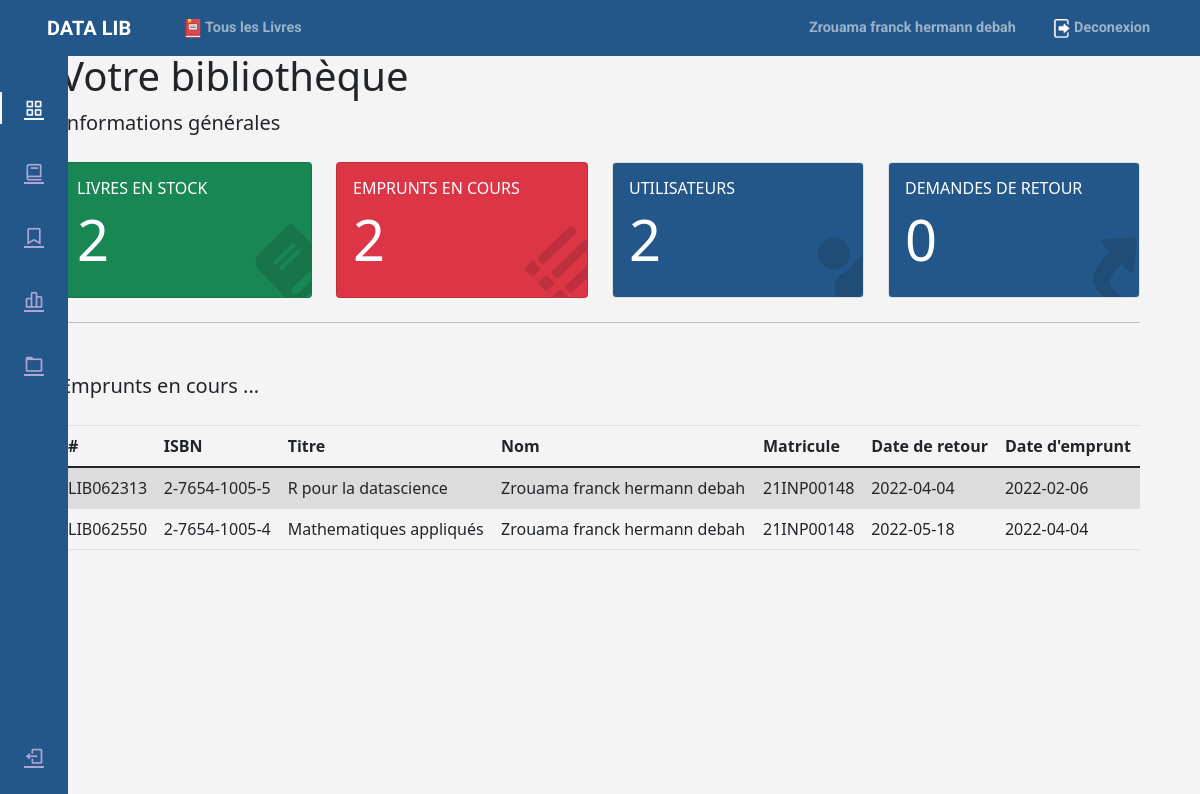
The app's page /dashboard/general (signed in) with its own data.
### app/mod_auth/models.py (models this page shows, shortened)
class Base(db.Model):
    __abstract__ = True
    date_created = db.Column(db.DateTime,  default=db.func.current_timestamp())
    date_modified = db.Column(db.DateTime,  default=db.func.current_timestamp(),onupdate=db.func.current_timestamp())

class User(Base):
    __tablename__ = 'user'
    nom = db.Column(db.String(128),  nullable=False)
    matricule = db.Column(db.String(128),  nullable=False, unique=True,primary_key=True)
    email = db.Column(db.String(128),  nullable=False, unique=True)
    password = db.Column(db.String(192),  nullable=False)
    role = db.Column(db.SmallInteger, nullable=False, default=0)
    status = db.Column(db.SmallInteger, nullable=False, default=1)

### app/mod_emprunt/models.py (models this page shows, shortened)
class Base(db.Model):
    __abstract__ = True
    date_created = db.Column(db.String(128),  default=db.func.current_timestamp())
    date_modified = db.Column(db.String(128),  default=db.func.current_timestamp(),onupdate=db.func.current_timestamp())

@dataclass
class Emprunt(Base):
    __tablename__ = 'emprunt'
    code = db.Column(db.String(128),  nullable=False, unique=True,primary_key=True)
    user = db.Column(db.String(128),  nullable=False,primary_key=True)
    book = db.Column(db.String(128),  nullable=False,primary_key=True)
    date_emprunt = db.Column(db.String(128),  nullable=False)
    date_retour = db.Column(db.String(128),  nullable=False)
    statut = db.Column(db.SmallInteger, nullable=False,default=1)

### app/mod_book/models.py (models this page shows, shortened)
class Base(db.Model):
    __abstract__ = True
    date_created = db.Column(
        db.String(128),  default=db.func.current_timestamp())
    date_modified = db.Column(db.String(
        128),  default=db.func.current_timestamp(), onupdate=db.func.current_timestamp())

@dataclass
class Book(Base):
    __tablename__ = 'book'
    title = db.Column(db.String(128),  nullable=False)
    isbn = db.Column(db.String(128),  nullable=False,
                     unique=True, primary_key=True)
    author = db.Column(db.String(128),  nullable=False)
    edition = db.Column(db.String(192),  nullable=False)
    nbExemplar = db.Column(db.Integer,  nullable=False, default=1)
    category = db.Column(db.String(128),  nullable=False)
    year = db.Column(db.Integer,  nullable=False)

### app/main/routes.py (the view)
@main.route('/dashboard/general')
def dash_general():
    info = []
    if not('user' in session):
        return redirect(url_for('auth.signin'))
    else:
        info = general_info()
        info["nb_emprunt"] = Emprunt.query.count()
        emprunts = Emprunt.query.all()
        emp = {}
        for emprunt in emprunts:
            emp[emprunt.code] = {'date_retour':emprunt.date_retour,'date_emprunt': emprunt.date_emprunt,'user':getUserById(emprunt.user),'isbn':emprunt.book,'book':getBookInfo(emprunt.book)}
        return render_template("auth/profile/dashboard/general.html", user=session["user"], infos=info,emprunts=emp)

### app/mod_auth/controllers.py (called while the page is built)
def getUserById(matricule):
    return User.query.filter_by(matricule=matricule).first()

### app/mod_book/controllers.py (called while the page is built)
def general_info():
    nb_book = Book.query.count()
    nb_user = User.query.count()
    return {'nb_book':nb_book,'nb_user':nb_user}

def getBookInfo(isbn):
    return Book.query.filter_by(isbn=isbn.strip()).first()

### app/templates/auth/profile/dashboard/general.html (shortened to what this page needs)
{% extends "auth/profile/dash.html" %}
{% block dash_component %}
<div class="container">
    <h2 class="display-6 d-none d-sm-block">
        Votre bibliothèque
    </h2>
    <p class="lead d-none d-sm-block">Informations générales</p>
    <div class="row mb-3">
        <div class="col-xl-3 col-sm-6 py-2">
            <div class="card bg-success text-white h-100">
                <a style="text-decoration:none;color:white" href="/dashboard/livres">
                    <div class="card-body bg-success">
                        <div class="rotate">
                            <i class="fa fa-book fa-4x"></i>
                        </div>
                        <h6 class="text-uppercase">Livres en stock</h6>
                        <h1 class="display-4">{{infos['nb_book']}}</h1>
                    </div>
                </a>
            </div>
        </div>
        <div class="col-xl-3 col-sm-6 py-2">
            <div class="card text-white bg-danger h-100">
                <a style="text-decoration: none;color:white" href="/dashboard/emprunts">
                    <div class="card-body bg-danger">
                        <div class="rotate">
                            <i class="fa fa-list fa-4x"></i>
                        </div>
                        <h6 class="text-uppercase">Emprunts en cours</h6>
                        <h1 class="display-4">{{infos['nb_emprunt']}}</h1>
                    </div>
                </a>
            </div>
        </div>
        <div class="col-xl-3 col-sm-6 py-2">
            <div class="card text-white h-100">
                <div class="card-body bg-steel">
                    <div class="rotate">
                        <i class="fa fa-user fa-4x"></i>
                    </div>
                    <h6 class="text-uppercase">Utilisateurs</h6>
                    <h1 class="display-4">{{infos['nb_user']}}</h1>
                </div>
            </div>
        </div>
        <div class="col-xl-3 col-sm-6 py-2">
            <div class="card text-white h-100">
                <div class="card-body bg-steel">
                    <div class="rotate">
                        <i class="fa fa-share fa-4x"></i>
                    </div>
                    <h6 class="text-uppercase">Demandes de retour</h6>
                    <h1 class="display-4">0</h1>
                </div>
            </div>
        </div>
    </div>
    <hr>
    <p class="lead mt-5">
        Emprunts en cours ...
    </p>
    <div class="row my-4">
        <div class="col-lg-12 col-md-8">
            <div class="table-responsive">
                <table class="table table-striped">
                    <thead class="thead-inverse">
                        <tr>
                            <th>#</th>
                            <th>ISBN</th>
                            <th>Titre</th>
                            <th>Nom</th>
                            <th>Matricule</th>
                            <th>Date de retour</th>
                            <th>Date d'emprunt</th>
                        </tr>
                    </thead>
                    <tbody>
                        {% for code,info in emprunts.items() %}
                        <tr>
                            <td>{{code}}</td>
                            <td>{{info['isbn']}}</td>
                            <td>{{info['book'].title}}</td>
                            <td>{{info['user'].nom}}</td>
                            <td>{{info['user'].matricule}}</td>
                            <td>{{info['date_retour']}}</td>
                            <td>{{info['date_emprunt']}}</td>
                        </tr>
                        {% endfor %}
                    </tbody>
                </table>
            </div>
        </div>
    </div>
</div>
{% endblock dash_component %}

### app/templates/auth/profile/dash.html (shortened to what this page needs)
{% extends "base.html" %}
{% block content %}
<div id="body-pd">
    <link rel="stylesheet" href="/css/dash.css">
    <link rel="stylesheet" href="https://cdn.jsdelivr.net/npm/boxicons@latest/css/boxicons.min.css">
    <link rel="stylesheet" href="https://cdn.jsdelivr.net/npm/bootstrap@5.0.0-beta1/dist/css/bootstrap.min.css">
    <div class="l-navbar" id="nav-bar">
        <nav class="nav">
            <div>
                <a href="#" class="nav_logo">
                </a>
                <div class="nav_list">
                    {% set class_general='' %}
                    {% set class_livres='' %}
                    {% set class_emprunts='' %}
                    {% if 'general' in request.path %}
                    {% set class_general = 'active' %}
                    {% elif 'livres' in request.path%}
                    {% set class_livres = 'active' %}
                    {% elif 'emprunts' in request.path %}
                    {% set class_emprunts = 'active' %}
                    {% endif %}
                    <a href="/dashboard" class="nav_link {{class_general}}">
                        <i class='bx bx-grid-alt nav_icon'></i>
                    </a>
                    <a href="/dashboard/livres" class="nav_link {{class_livres}}">
                        <i class='bx bx-book nav_icon'></i>
                    </a>
                    <a href="/dashboard/emprunts" class="nav_link {{class_emprunts}}">
                        <i class='bx bx-bookmark nav_icon'></i>
                    </a>
                    <a href="#" class="nav_link">
                        <i class='bx bx-bar-chart-alt-2 nav_icon'></i>
                    </a>
                    <a href="#" class="nav_link">
                        <i class='bx bx-folder nav_icon'></i>
                    </a>
                </div>
            </div>
            <a href="/auth/logout" class="nav_link">
                <i class='bx bx-log-out nav_icon'></i>
            </a>
        </nav>
    </div>
    <div class="container-fluid">
        {% block dash_component %}{% endblock %}
    </div>
</div>
    {% endblock content %}

### app/templates/base.html (shortened to what this page needs)
<!DOCTYPE html>
<html lang="en">
<head>
    <link rel="stylesheet" href="/css/main.css">
    <link rel="stylesheet" href="https://stackpath.bootstrapcdn.com/bootstrap/4.1.3/css/bootstrap.min.css"
>
    <link rel="stylesheet" href="https://cdnjs.cloudflare.com/ajax/libs/font-awesome/4.7.0/css/font-awesome.min.css">
    <link rel="stylesheet" href="https://use.fontawesome.com/releases/v5.4.2/css/all.css"
>
</head>
<header class="site-header  fixed-top">
    <nav class="navbar navbar-expand-md navbar-dark bg-steel">
        <div class="container">
            <a class="navbar-brand mr-4" href="/"><img style="height:1.4em;" src="/icons/regal.png" alt="">
                DATA LIB</a>
            <div class="collapse navbar-collapse" id="navbarToggle">
                <div class="navbar-nav mr-auto">
                    <a class="nav-item nav-link" href="/">
                        <img src="/icons/book.png" alt="">
                        Tous les Livres
                    </a>
                </div>
                <div class="navbar-nav">
                    {% if user %}
                    <a class="nav-item nav-link" href="/{{user.nom}}"><img src="/icons/profile.png" alt="">
                        {{ user.nom }}
                    </a>
                    <a class="nav-item nav-link" href="/auth/logout"><img src="/icons/logout.png" alt=""> Deconexion</a>
                    {% endif %}
                </div>
            </div>
        </div>
    </nav>
</header>
<body>
    <main role="main" class=" container-fluid pageContent">
        <div class="row">
            <div class="col-md-12">
                {% block content %}{% endblock %}
            </div>
        </div>
    </main>
</body>
</html>

### app/static/css/main.css (style rules this page uses)
body { background: #fafafa; color: #333333; margin-top: 5rem; padding-bottom: 50px; }
.bg-steel { background-color: #235789; }
.navbar-nav { font-size: 0.9em; }
.navbar-brand { font-family: "Work Sans", sans-serif; font-weight: bold; }
.navbar-nav > a > img { height: 1.3em; }
.site-header .navbar-nav .nav-link { color: #cbd5db; font-weight: bold; font-family: "Roboto", sans-serif; margin-left: 20px; }
.pageContent { margin-top: 52px; }

### app/static/css/dash.css (style rules this page uses)
:root { --header-height: 3rem; --nav-width: 68px; --first-color: #235789;; --first-color-light: #AFA5D9; --white-color: #F7F6FB; --normal-font-size: 1rem; --z-fixed: 100 }
body { background-color: #f4f4f4; position: relative; font-family: var(--body-font); font-size: var(--normal-font-size); transition: .5s }
a { text-decoration: none }
.l-navbar { position: fixed; top: 0; left: -30%; width: var(--nav-width); height: 100vh; background-color: var(--first-color); padding: .5rem 1rem 0 0; transition: .5s; z-index: var(--z-fixed) }
.nav { height: 100%; display: flex; flex-direction: column; justify-content: space-between; overflow: hidden }
.nav_logo, .nav_link { display: grid; grid-template-columns: max-content max-content; align-items: center; column-gap: 1rem; padding: .5rem 0 .5rem 1.5rem }
.nav_logo { margin-bottom: 2rem }
.nav_link { position: relative; color: var(--first-color-light); margin-bottom: 1.5rem; transition: .3s }
.nav_icon { font-size: 1.25rem }
.active { color: var(--white-color) }
.active::before { content: ''; position: absolute; left: 0; width: 2px; height: 32px; background-color: var(--white-color) }
@media screen and (min-width: 768px) { .l-navbar { left: 0; padding: 1rem 1rem 0 0 } }

### app/templates/auth/profile/dashboard/general.html (style rules this page uses)
* { padding: 0; margin: 0; box-sizing: border-box; }
body { background-color: #f4f4f4 }
.card { overflow: hidden; }
.card-body .rotate { z-index: 8; float: right; height: 100%; }
.card-body .rotate i { color: rgba(20, 20, 20, 0.15); position: absolute; left: 0; left: auto; right: -10px; bottom: 0; display: block; -webkit-transform: rotate(-44deg); -moz-transform: rotate(-44deg); -o-transform: rotate(-44deg); -ms-transform: rotate(-44deg); transform: rotate(-44deg); }

### records on screen
User: nom "Zrouama franck hermann debah"
Emprunt: code "LIB062313", isbn "2-7654-1005-5", book "R pour la datascience", user.nom "Zrouama franck hermann debah", user.matricule "21INP00148", date_retour "2022-04-04", date_emprunt "2022-02-06"
Emprunt: code "LIB062550", isbn "2-7654-1005-4", book "Mathematiques appliqués", user.nom "Zrouama franck hermann debah", user.matricule "21INP00148", date_retour "2022-05-18", date_emprunt "2022-04-04"

### other values on screen
{{ infos['nb_book'] }} "2"
{{ infos['nb_emprunt'] }} "2"
{{ infos['nb_user'] }} "2"
